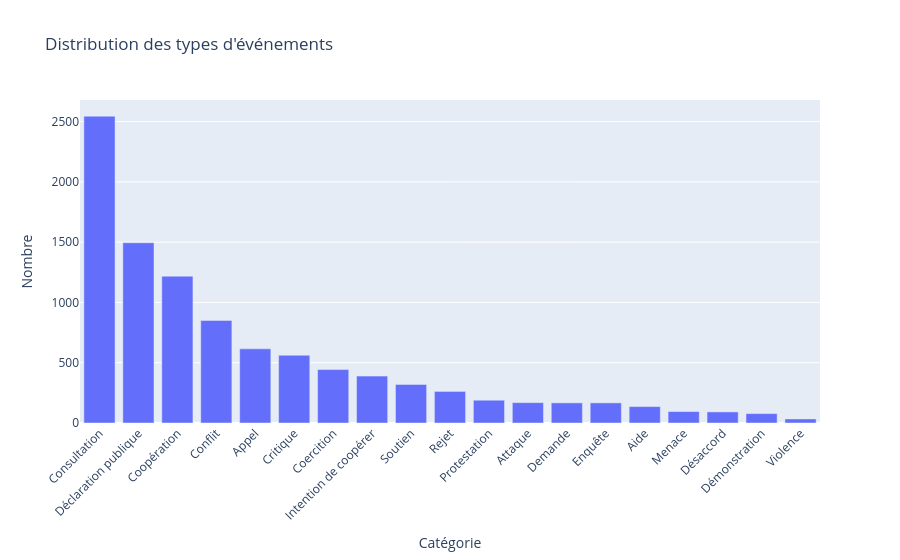

The cell this chart's notebook holds for it:
### Markdown cell above
## 4.3 Types d’événements

### Code cell
df["EventCategory"] = (
    df["EventRootCode"]
    .fillna(0)
    .astype(int)
    .astype(str)
    .str.zfill(2)
    .str[:2]
    .map(EVENT_MAP_FR)
    .fillna("Inconnu")
)

event_counts = (
    df["EventCategory"]
    .value_counts()
    .reset_index()
)

event_counts.columns = ["Catégorie", "Nombre"]

fig = px.bar(
    event_counts,
    x="Catégorie",
    y="Nombre",
    title="Distribution des types d'événements"
)

fig.update_layout(xaxis_tickangle=-45)

fig.show()

### Figure 1 — Plotly figure (JSON) as saved in the notebook; plotly's stock layout.template omitted (floating-point values rounded to 4 significant figures)
{"data": [{"alignmentgroup": "True", "hovertemplate": "Catégorie=%{x}<br>Nombre=%{y}<extra></extra>", "legendgroup": "", "marker": {"color": "#636efa", "pattern": {"shape": ""}}, "name": "", "offsetgroup": "", "orientation": "v", "showlegend": false, "textposition": "auto", "type": "bar", "x": ["Consultation", "Déclaration publique", "Coopération", "Conflit", "Appel", "Critique", "Coercition", "Intention de coopérer", "Soutien", "Rejet", "Protestation", "Attaque", "Demande", "Enquête", "Aide", "Menace", "Désaccord", "Démonstration", "Violence"], "xaxis": "x", "y": [2545, 1495, 1218, 851, 615, 562, 443, 389, 320, 262, 189, 169, 167, 167, 136, 95, 92, 78, 34], "yaxis": "y"}], "layout": {"barmode": "relative", "legend": {"tracegroupgap": 0}, "title": {"text": "Distribution des types d'événements"}, "xaxis": {"anchor": "y", "domain": [0, 1], "tickangle": -45, "title": {"text": "Catégorie"}}, "yaxis": {"anchor": "x", "domain": [0, 1], "title": {"text": "Nombre"}}}}
